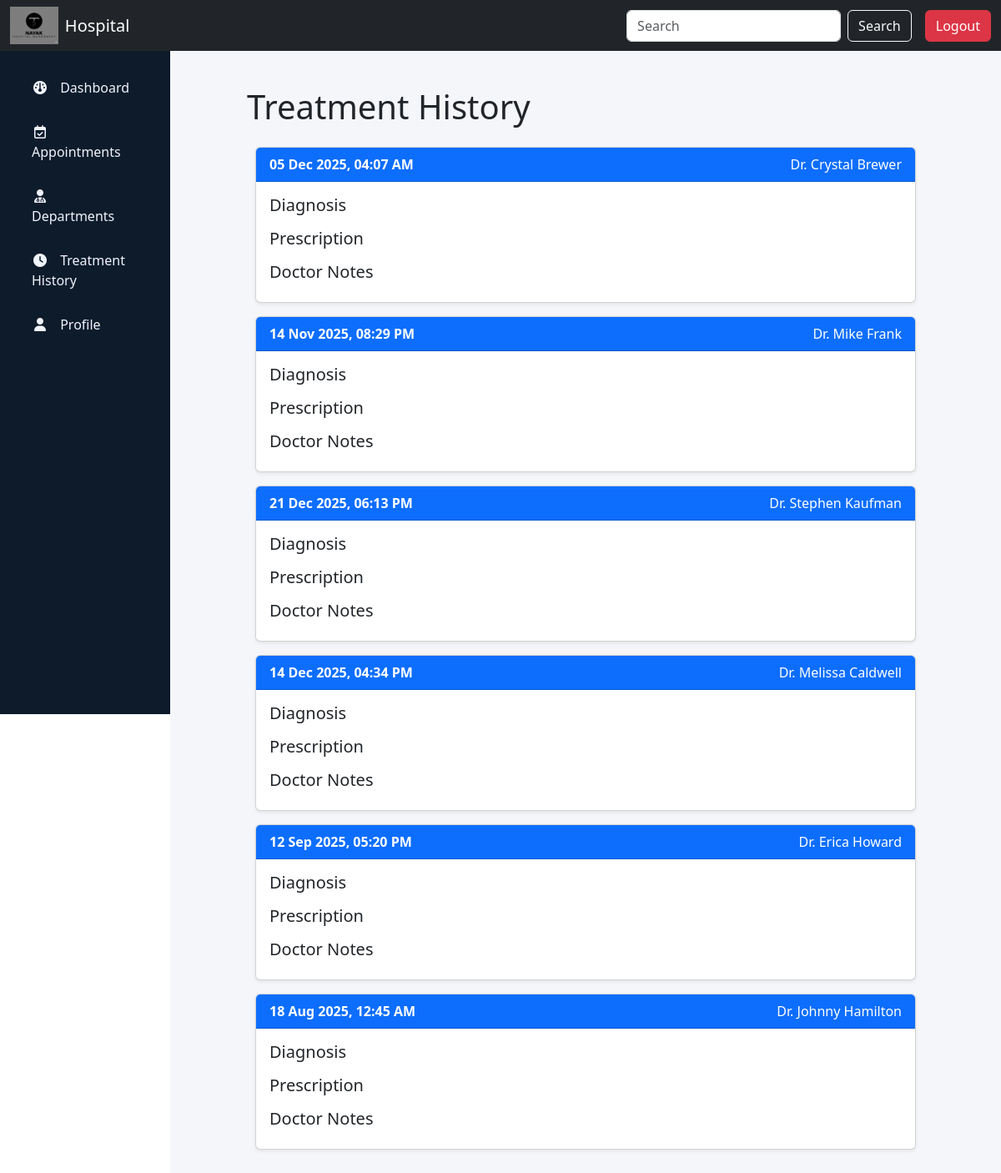
Screenshot of /patient/history (signed in) with the database file from the repository.
### app.py (models this page shows, shortened)
class Appointments(db.Model):
    appointment_id = db.Column(db.Integer, primary_key=True)
    patient_id = db.Column(db.Integer, db.ForeignKey('patients.patient_id', ondelete='CASCADE'), nullable=False)
    doctor_id = db.Column(db.Integer, db.ForeignKey('doctors.doctor_id', ondelete='CASCADE'), nullable=False)
    appointment_datetime = db.Column(db.DateTime, nullable=False)
    status = db.Column(db.String(20), nullable=False, default="pending")
    reason_for_visit = db.Column(db.String(500))
    date_created = db.Column(db.DateTime, default=datetime.utcnow)
    treatments = db.relationship(
        "Treatments",
        backref="appointment",
        cascade="all, delete-orphan"
    )
    patient = db.relationship('Patients', backref='appointments', lazy=True)
    doctor = db.relationship('Doctors', backref='appointments', lazy=True)

class Users(db.Model):
    user_id = db.Column(db.Integer, primary_key=True)
    username = db.Column(db.String(100), nullable=False)
    email = db.Column(db.String(100), nullable=False, unique=True)
    password = db.Column(db.String(200), nullable=False)
    role = db.Column(db.String(100), nullable=False, default='patient')
    fname = db.Column(db.String(100))
    lname = db.Column(db.String(100))
    phone = db.Column(db.String(15))
    address = db.Column(db.String(100))
    is_active = db.Column(db.Boolean, nullable=False, default=True)
    date_created = db.Column(db.DateTime, default=datetime.utcnow)
    patient_profile = db.relationship('Patients', backref='user', lazy=True, uselist=False)
    doctor_profile = db.relationship('Doctors', backref='user', lazy=True, uselist=False)

### app.py (the view)
@app.route("/patient/history")
def patient_history():
    patient_id = session.get('patient_id')
    if not patient_id:
        flash("Session expired. Please login again.", "warning")
        return redirect(url_for('login'))
    patient = Patients.query.get(patient_id)
    appointments = patient.appointments
    departments = Departments.query.all()
    treatments = (
        Treatments.query
        .join(Appointments, Treatments.appointment_id == Appointments.appointment_id)
        .filter(Appointments.patient_id == patient_id)
        .all()
    )
    return render_template("patient_history.html", patient=patient, appointments=appointments, departments=departments, treatment=treatments)

### templates/patient_history.html (shortened to what this page needs)
{% extends "base_patient.html" %}
{% block content %}
<div class="container mt-4">
    <h1 class="mb-4">Treatment History</h1>
    {% if appointments %}
        {% for appointment in appointments %}
            <div class="card mb-3 shadow-sm">
                <div class="card-header bg-primary text-white">
                    <strong>{{ appointment.appointment_datetime.strftime('%d %b %Y, %I:%M %p') }}</strong>
                    <span class="float-end">Dr. {{ appointment.doctor.user.fname }} {{ appointment.doctor.user.lname }}</span>
                </div>
                <div class="card-body">
                    <h5 class="card-title">Diagnosis</h5>
                    <h5 class="card-title">Prescription</h5>
                    <h5 class="card-title">Doctor Notes</h5>
                </div>
            </div>
        {% endfor %}
    {% else %}
        <div class="alert alert-info">
            No treatment history found.
        </div>
    {% endif %}
</div>
{% endblock %}

### static/css/style.css (style rules this page uses)
html, body { overflow-x: hidden; width: 100%; }
body { margin: 0; padding: 0; }
body { margin-top: 70px; }
.card { margin: 10px; }

### rows the page displays
Appointments: appointment_datetime "05 Dec 2025, 04:07 AM", doctor.user.fname "Crystal", doctor.user.lname "Brewer"
Appointments: appointment_datetime "14 Nov 2025, 08:29 PM", doctor.user.fname "Mike", doctor.user.lname "Frank"
Appointments: appointment_datetime "21 Dec 2025, 06:13 PM", doctor.user.fname "Stephen", doctor.user.lname "Kaufman"
Appointments: appointment_datetime "14 Dec 2025, 04:34 PM", doctor.user.fname "Melissa", doctor.user.lname "Caldwell"
Appointments: appointment_datetime "12 Sep 2025, 05:20 PM", doctor.user.fname "Erica", doctor.user.lname "Howard"
Appointments: appointment_datetime "18 Aug 2025, 12:45 AM", doctor.user.fname "Johnny", doctor.user.lname "Hamilton"
